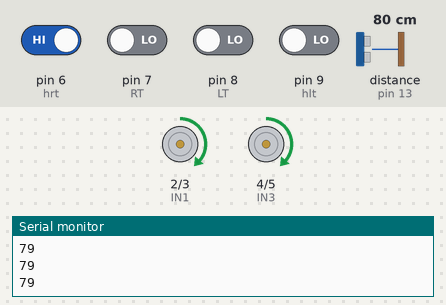
Bench run of a sketch on a simulated Arduino Uno, built with avr-gcc and run on an emulated ATmega328P. Parts: motor-driver pin pairs drawn as motors (green arrow = first pin HIGH = forward, orange = second pin HIGH = backward, longer = more drive, scaled by the enable pin), the last lines printed to the serial monitor. Wiring (inferred from the names in the program): ultrasonic range finder: trigger pin 12; echo pin 13. The inputs (shaded band) are chosen by the test bench; at power-on: pin 6 (hrt) HIGH, pin 7 (RT), pin 8 (LT), pin 9 (hlt) LOW, distance to the obstacle (sensor on pin 13) 80 cm. The echo pulse lasts 58.3 µs per cm.

Above: at 1.2 s.
1.3 s: pin 7 (RT) driven HIGH
At 3.2 s:
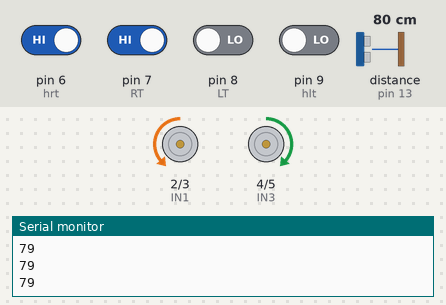
4.3 s: distance to the obstacle (sensor on pin 13) set to 30 cm
7.3 s: distance to the obstacle (sensor on pin 13) set to 25 cm
10.3 s: pin 6 (hrt) driven LOW
12.3 s: pin 6 (hrt) driven HIGH
At 13.1 s:
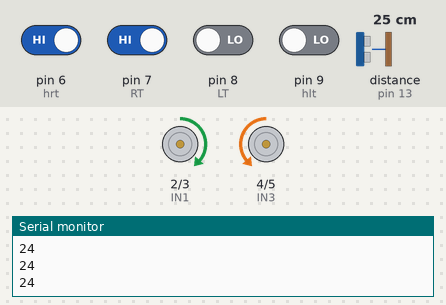
15.3 s: pin 7 (RT) driven LOW
At 16.8 s:
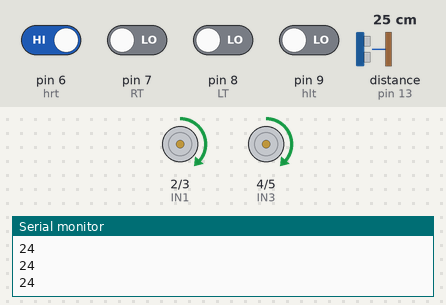
Timing chart, 0 to 17.9 s (numbered marks = the images above; inputs shaded):
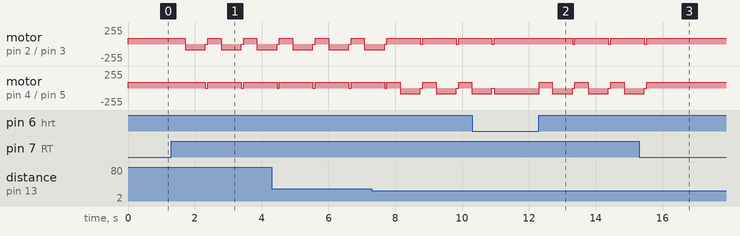

The sketch:

FST_comp.ino
```cpp
int ENA =10;
int ENB = 11;
int IN4 = 5;
int IN3 = 4;
int IN2 = 3;
int IN1 = 2;
int RT = 7;
int LT = 8;
int hrt=6;
int hlt=9;
int val1,val2,val11,val22;
int trigPin = 12;    // Trigger
int echoPin = 13;    // Echo
long duration, cm;
void setup() {
  Serial.begin(9600);
  pinMode(IN1, OUTPUT);
  pinMode(IN2, OUTPUT);
  pinMode(IN3, OUTPUT);
  pinMode(IN4, OUTPUT);
  pinMode(ENA, OUTPUT);
  pinMode(ENB, OUTPUT);
  pinMode(RT, INPUT);
  pinMode(LT, INPUT);
  pinMode(hrt, INPUT);
  pinMode(hlt, INPUT);
  analogWrite(ENA,85);
  analogWrite(ENB,85);
  Serial.write("Starting!");
  Serial.begin (9600);
  //Define inputs and outputs
  pinMode(trigPin, OUTPUT);
  pinMode(echoPin, INPUT);
}

void loop() {
   val1 = digitalRead(RT);
   val2 = digitalRead(LT);
   val11 = digitalRead(hrt);
   val22 = digitalRead(hlt);
  digitalWrite(trigPin, LOW);
  delayMicroseconds(5);
  digitalWrite(trigPin, HIGH);
  delayMicroseconds(10);
  digitalWrite(trigPin, LOW);
   duration = pulseIn(echoPin, HIGH);
    cm = (duration/2) / 29.1;
    Serial.println(cm);
  if(cm > 26){
    if((val1==val2))
      Fwd();
    if((val1==0)&&(val2==1))
      Left();
    if((val1==1)&&(val2==0))
      Right();
    if((val11==0)&&(val22==1)&&(val1==0)&&(val2==1))
      Hard_Left();
    if((val11==1)&&(val22==0)&&(val1==1)&&(val2==0))
      Hard_Right();
  }else if(cm<26){
    if((val1==val2))
      Fwd();
    if((val1==1)&&(val2==0))
      Left();
    if((val1==0)&&(val2==1))
      Right();
    if((val11==1)&&(val22==0)&&(val1==1)&&(val2==0))
      Hard_Left();
    if((val11==0)&&(val22==1)&&(val1==1)&&(val2==1))
      Hard_Right();
  }

}
void Fwd(){
  digitalWrite(IN1, HIGH);
  digitalWrite(IN2, LOW);
  digitalWrite(IN3, HIGH);
  digitalWrite(IN4, LOW);
}
void Back(){
  digitalWrite(IN1, LOW);
  digitalWrite(IN2, HIGH);
  digitalWrite(IN3, LOW);
  digitalWrite(IN4, HIGH);
}
void Right(){
  digitalWrite(IN1, LOW);
  digitalWrite(IN2, HIGH);
  digitalWrite(IN3, HIGH);
  digitalWrite(IN4, LOW);
}
void Left(){
  digitalWrite(IN1, HIGH);
  digitalWrite(IN2, LOW);
  digitalWrite(IN3, LOW);
  digitalWrite(IN4, HIGH);
}
void Stop(){
  digitalWrite(IN1, LOW);
  digitalWrite(IN2, LOW);
  digitalWrite(IN3, LOW);
  digitalWrite(IN4, LOW);
}
void Hard_Right(){
  Fwd();
delay(400);
Right();
delay(600);
Stop ();
delay (70);
}
void Hard_Left(){
  Fwd();
delay(400);
Left();
delay(600);
Stop ();
delay (70);
}
```

Measured:
- after the input at 1.3 s, motor on pin 4 (IN3) / pin 5 (IN4): alternates forward 85/255 for 1.0 s and stopped for 0.08 s, starting after 1.0 s
- after the input at 12.3 s, motor on pin 2 (IN1) / pin 3 (IN2): alternates forward 85/255 for 1.0 s and stopped for 0.07 s, starting after 1.0 s; motor on pin 4 (IN3) / pin 5 (IN4): backward 85/255 → forward 85/255 at once, then repeats every 1.1 s: backward 85/255 0.60 s, stopped 0.07 s, forward 85/255 0.40 s
- after the input at 15.3 s, motor on pin 2 (IN1) / pin 3 (IN2), motor on pin 4 (IN3) / pin 5 (IN4): goes on until 15.5 s, then stays forward 85/255
- by itself, motor on pin 2 (IN1) / pin 3 (IN2): alternates forward 85/255 for 1.0 s and stopped for 0.07 s
